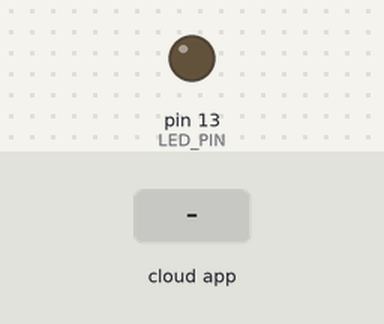
Recording of a sketch running on a simulated Arduino Uno, built with avr-gcc and run on an emulated ATmega328P. Parts: output pins drawn as LEDs (lit = HIGH). The inputs (shaded band) are chosen by the test bench. The ROS host is connected and sends only what is stated.

Above: at 1.2 s.
1.3 s: the phone or cloud app sets led_control to 1
At 2.4 s:
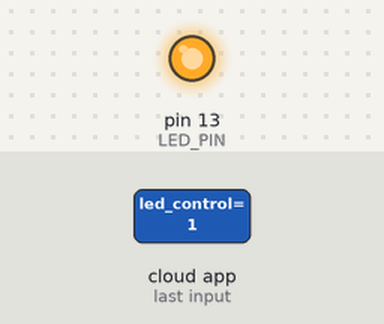
2.8 s: the phone or cloud app sets led_control to 0
At 3.8 s:
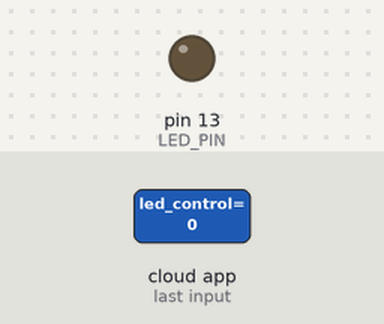
Timing chart, 0 to 5.8 s (numbered marks = the images above; inputs shaded):
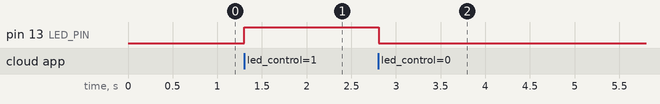

The sketch:

led_subscriber.ino
```cpp
/*
 * Lab 3: LED 제어 예제 (LED Control via ROS)
 *
 * ROS 토픽을 구독하여 LED를 제어합니다.
 */

#include <ros.h>
#include <std_msgs/Bool.h>

ros::NodeHandle nh;

const int LED_PIN = 13;

void messageCb(const std_msgs::Bool& msg) {
  if (msg.data) {
    digitalWrite(LED_PIN, HIGH);
  } else {
    digitalWrite(LED_PIN, LOW);
  }
}

ros::Subscriber<std_msgs::Bool> sub("led_control", &messageCb);

void setup() {
  pinMode(LED_PIN, OUTPUT);
  nh.initNode();
  nh.subscribe(sub);
}

void loop() {
  nh.spinOnce();
  delay(10);
}
```

Measured:
- after the input at 1.3 s, pin 13 (LED_PIN): LOW → HIGH at once
- after the input at 2.8 s, pin 13 (LED_PIN): HIGH → LOW at once
